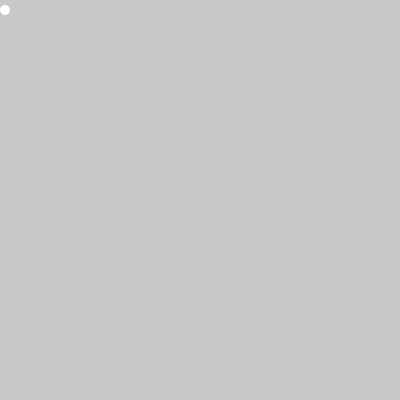
Frame 1 (no input)
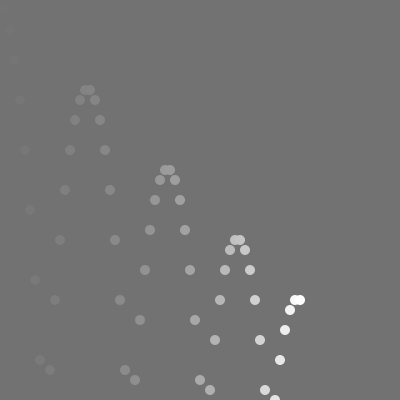
Frame 60 (the mouse pressed at the canvas centre just before this capture)
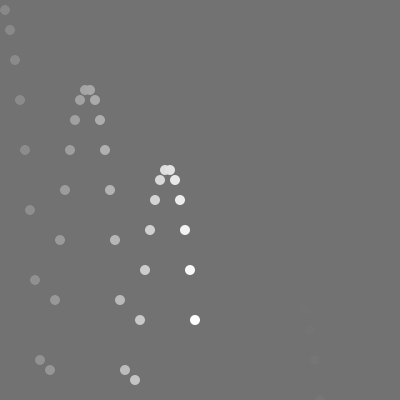
Frame 120 (the mouse held since frame 60 and released just before this capture)

The Processing sketch that drew these frames (run headless with seeded random() and noise(); from frame 60 on, the mouse is pressed at the canvas centre):

// Processing sketch: simple_PVector
// ── simple_PVector.pde
PVector loc, vel, acc;
void setup(){
  size(400,400);
  loc = new PVector(0,0);
  vel = new PVector(5,0);
  acc = new PVector(0,10);
  frameRate(15);
  noStroke();
  
}

void draw(){
  fill(100,10);
  rect(0,0,width,height);
  
  vel.add(acc);
  loc.add(vel);
  
  fill(255);
  
  ellipse(loc.x,loc.y,10,10);
  
  //fill(100);
  //rect(0,150,width,50);
  //fill(255);
  //text("loc: "+loc, 50, height-10);
  //text("vel: "+vel, 250, height-10);
  //text("acc: "+acc, 450, height-10);
  
  if(loc.x>width) setup();
  if(loc.y>height) vel.y *=-1;
  
}
